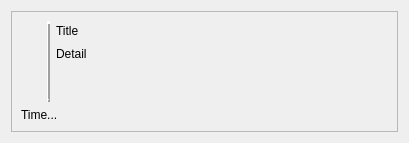
<?xml version="1.0" encoding="UTF-8"?>
<ui version="4.0">
 <class>Dialog</class>
 <widget class="QDialog" name="Dialog">
  <property name="geometry">
   <rect>
    <x>0</x>
    <y>0</y>
    <width>409</width>
    <height>143</height>
   </rect>
  </property>
  <property name="windowTitle">
   <string>Dialog</string>
  </property>
  <property name="styleSheet">
   <string notr="true"/>
  </property>
  <layout class="QVBoxLayout" name="verticalLayout_5">
   <item>
    <widget class="QFrame" name="frame">
     <property name="styleSheet">
      <string notr="true"/>
     </property>
     <property name="frameShape">
      <enum>QFrame::Shape::StyledPanel</enum>
     </property>
     <property name="frameShadow">
      <enum>QFrame::Shadow::Raised</enum>
     </property>
     <layout class="QVBoxLayout" name="verticalLayout_4">
      <item>
       <layout class="QHBoxLayout" name="horizontalLayout" stretch="0,0,1,0">
        <item>
         <layout class="QVBoxLayout" name="verticalLayout_3">
          <item>
           <spacer name="verticalSpacer_3">
            <property name="orientation">
             <enum>Qt::Orientation::Vertical</enum>
            </property>
            <property name="sizeHint" stdset="0">
             <size>
              <width>20</width>
              <height>40</height>
             </size>
            </property>
           </spacer>
          </item>
          <item>
           <widget class="QLabel" name="icon_label">
            <property name="text">
             <string/>
            </property>
            <property name="pixmap">
             <pixmap>../../assets/icons/material/about.svg</pixmap>
            </property>
           </widget>
          </item>
          <item>
           <spacer name="verticalSpacer_2">
            <property name="orientation">
             <enum>Qt::Orientation::Vertical</enum>
            </property>
            <property name="sizeHint" stdset="0">
             <size>
              <width>20</width>
              <height>40</height>
             </size>
            </property>
           </spacer>
          </item>
         </layout>
        </item>
        <item>
         <widget class="Line" name="line">
          <property name="frameShadow">
           <enum>QFrame::Shadow::Raised</enum>
          </property>
          <property name="lineWidth">
           <number>3</number>
          </property>
          <property name="orientation">
           <enum>Qt::Orientation::Vertical</enum>
          </property>
         </widget>
        </item>
        <item>
         <layout class="QVBoxLayout" name="verticalLayout" stretch="1,0,2">
          <item>
           <widget class="QLabel" name="title_label">
            <property name="styleSheet">
             <string notr="true">font: 700 12pt;</string>
            </property>
            <property name="text">
             <string>Title</string>
            </property>
           </widget>
          </item>
          <item>
           <widget class="QLabel" name="detail_label">
            <property name="text">
             <string>Detail</string>
            </property>
           </widget>
          </item>
          <item>
           <spacer name="verticalSpacer_4">
            <property name="orientation">
             <enum>Qt::Orientation::Vertical</enum>
            </property>
            <property name="sizeHint" stdset="0">
             <size>
              <width>20</width>
              <height>40</height>
             </size>
            </property>
           </spacer>
          </item>
         </layout>
        </item>
        <item>
         <layout class="QVBoxLayout" name="verticalLayout_2">
          <item>
           <widget class="QPushButton" name="close_button">
            <property name="sizePolicy">
             <sizepolicy hsizetype="Fixed" vsizetype="Fixed">
              <horstretch>0</horstretch>
              <verstretch>0</verstretch>
             </sizepolicy>
            </property>
            <property name="text">
             <string/>
            </property>
            <property name="icon">
             <iconset theme="application-exit"/>
            </property>
            <property name="autoDefault">
             <bool>false</bool>
            </property>
            <property name="flat">
             <bool>true</bool>
            </property>
           </widget>
          </item>
          <item>
           <spacer name="verticalSpacer">
            <property name="orientation">
             <enum>Qt::Orientation::Vertical</enum>
            </property>
            <property name="sizeType">
             <enum>QSizePolicy::Policy::MinimumExpanding</enum>
            </property>
            <property name="sizeHint" stdset="0">
             <size>
              <width>20</width>
              <height>40</height>
             </size>
            </property>
           </spacer>
          </item>
         </layout>
        </item>
       </layout>
      </item>
      <item>
       <widget class="QLabel" name="time_label">
        <property name="text">
         <string>Time...</string>
        </property>
       </widget>
      </item>
     </layout>
    </widget>
   </item>
  </layout>
 </widget>
 <resources/>
 <connections/>
</ui>
